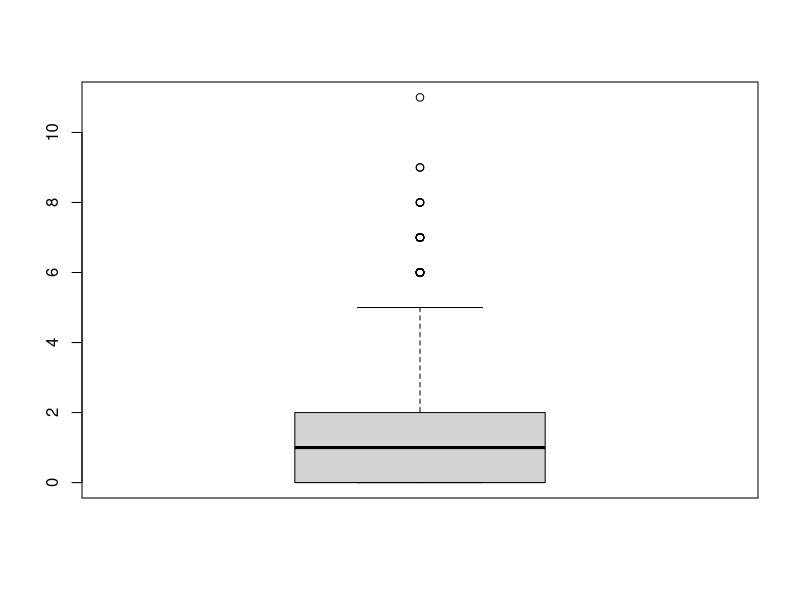
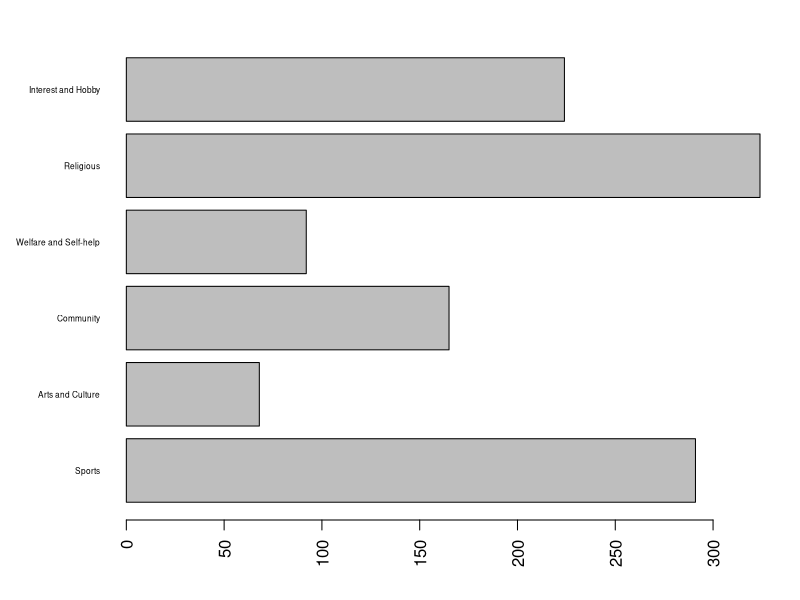
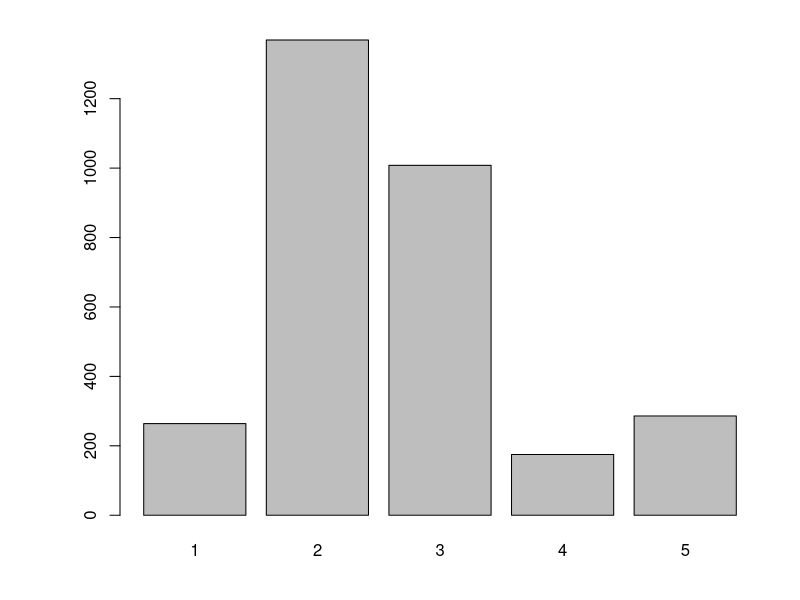
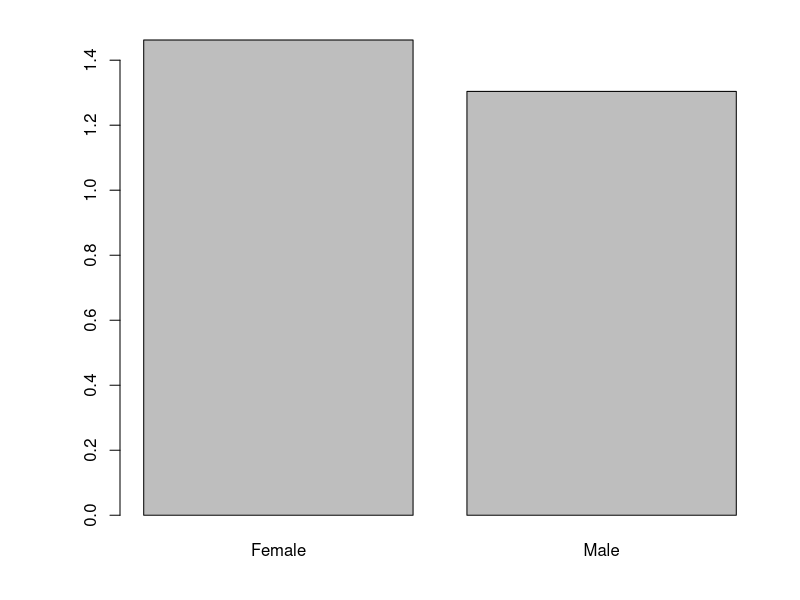
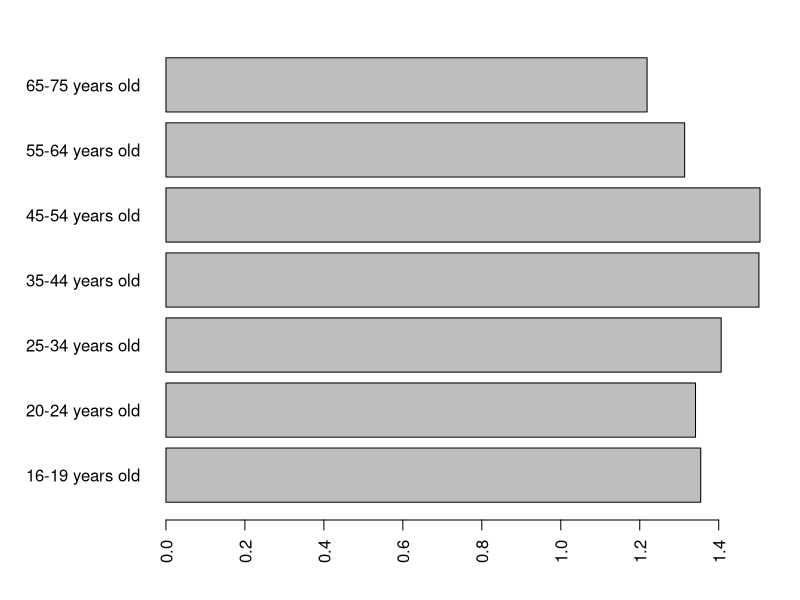
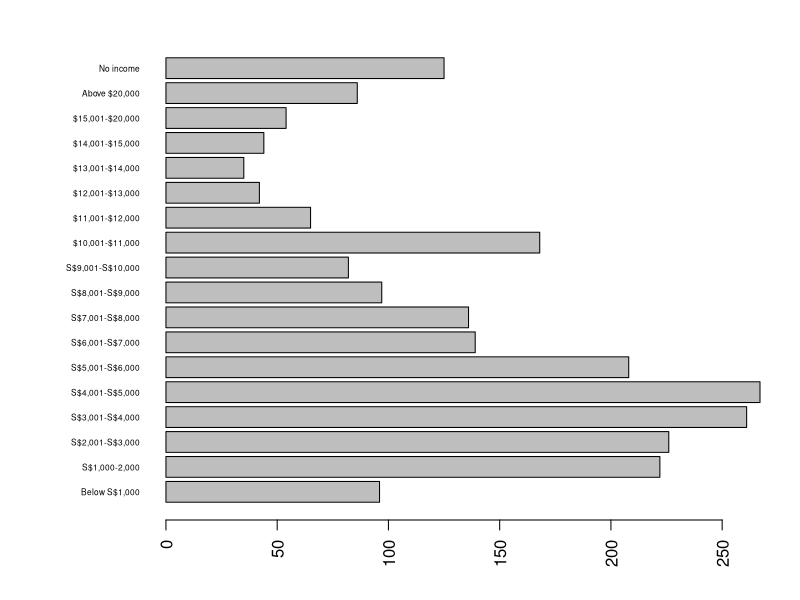
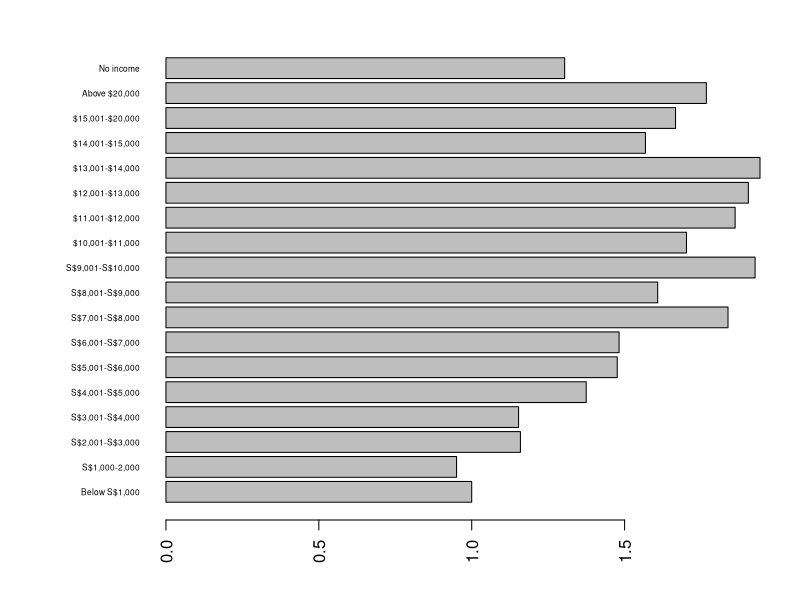
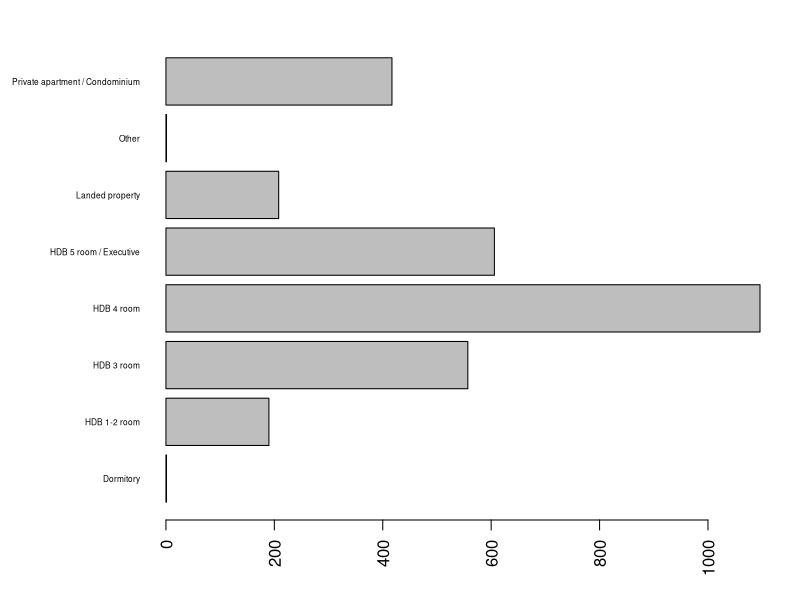

Reproduce these figures in R, in order.
## ---- chunk 1

data = read.csv('SocialValuesSurveydata.csv')

#sum(is.na(df)) 


for (i in 7:17) {
  for (j in 1:nrow(data)){
    
    if(data[j, i] == 'Yes'){
      data[j,i] = 1
    } else {
      data[j, i] = 0
    }
    
  }
  

}

data[, 7:17] = lapply(data[, 7:17], as.numeric)


data$social_score = rowSums(data[,7:17])


## ---- chunk 2

summary(data$social_score)

boxplot(data$social_score)

## ---- chunk 3
freq_social = sapply(data[7:12], sum)
par(mar = c(4, 6, 2, 2))
barplot(freq_social, las = 2, names.arg = c('Sports', 'Arts and Culture', 'Community', 'Welfare and Self-help', 'Religious', 'Interest and Hobby'), horiz = TRUE, cex.names = 0.5)
## ---- chunk 4
freq_volunteer = sapply(data[,13:17], sum)
barplot(freq_volunteer, names.arg = c(1, 2, 3, 4, 5))


## ---- chunk 5

avg_score <- tapply(data$social_score, data$gender, mean)
barplot(avg_score)

## ---- chunk 6

avg_score <- tapply(data$social_score, data$age_2, mean)
par(mar = c(4, 8, 2, 2))
barplot(avg_score, horiz = TRUE, las = 2)

## ---- chunk 7
table(data$age_2)

## ---- chunk 8

income_levels <- c("Below S$1,000", "S$1,000-2,000", "S$2,001-S$3,000", "S$3,001-S$4,000",
                   "S$4,001-S$5,000", "S$5,001-S$6,000", "S$6,001-S$7,000", "S$7,001-S$8,000",
                   "S$8,001-S$9,000", "S$9,001-S$10,000", "$10,001-$11,000", "$11,001-$12,000",
                   "$12,001-$13,000", "$13,001-$14,000", "$14,001-$15,000", "$15,001-$20,000",
                   "Above $20,000", "No income")

data$mhi <- factor(data$mhi, levels = income_levels, ordered = TRUE)

hseincomedata = data[data$mhi != 'Refuse',]

table(hseincomedata$mhi)


## ---- chunk 9
par(mar = c(4, 8, 2, 2))
barplot(table(hseincomedata$mhi), horiz= TRUE, las = 2, cex.names = 0.5)


## ---- chunk 10

avg_score <- tapply(hseincomedata$social_score, hseincomedata$mhi, mean)
par(mar = c(4, 8, 2, 2))
barplot(avg_score, horiz = TRUE , las = 2, cex.names = 0.5)
## ---- chunk 11

table(data$dwelling)

par(mar = c(4, 8, 2, 2))
barplot(table(data$dwelling), las = 2, horiz = TRUE, cex.names = 0.5) 
## ---- chunk 12

avg_score <- tapply(data$social_score, data$dwelling, mean)
par(mar = c(4,8,2,2))
barplot(avg_score, las = 2, cex.names = 0.5, horiz = TRUE)

## ---- chunk 13
ed_levels <- c("No formal education",
               "Primary school / PSLE",
               "Secondary/ high school / \"O / N\" Levels",
               "Technical / vocational school",
               "Polytechnic / diploma",
               "Junior College / Pre-U / \"A\" Levels",
               "University / degree",
               "Post graduate degree",
               "Other")
            

data$highest_ed <- factor(data$highest_ed, levels = ed_levels, ordered = TRUE)

table(data$highest_ed)
par(mar = c(4,9,2,2))
barplot(table(data$highest_ed), las = 2, cex.names = 0.5, horiz = TRUE) 

## ---- chunk 14

avg_score <- tapply(data$social_score, data$highest_ed, mean)
par(mar = c(4,9,2,2))
barplot(avg_score, las = 2, cex.names = 0.5, horiz = TRUE)

## ---- chunk 15
table_data <- table(data$snetwork_nationality, data$volunteerdonate_1)
chisq.test(table_data)
## ---- chunk 16
table_data <- table(data$snetwork_ethnicity, data$volunteerdonate_1)
chisq.test(table_data)
## ---- chunk 17
table_data <- table(data$snetwork_education, data$volunteerdonate_1)
chisq.test(table_data)
## ---- chunk 18
table_data <- table(data$snetwork_income, data$volunteerdonate_1)
chisq.test(table_data)
## ---- chunk 19
table_data <- table(data$snetwork_religion, data$volunteerdonate_1)
chisq.test(table_data)
## ---- chunk 20
table_data <- table(data$close_sg_friends, data$volunteerdonate_1)
suppressWarnings(chisq.test(table_data))

## ---- chunk 21
var(data[data$gender == 'Female', 'social_score'])
var(data[data$gender == 'Male', 'social_score'])

t.test(social_score ~ gender, data = data)
